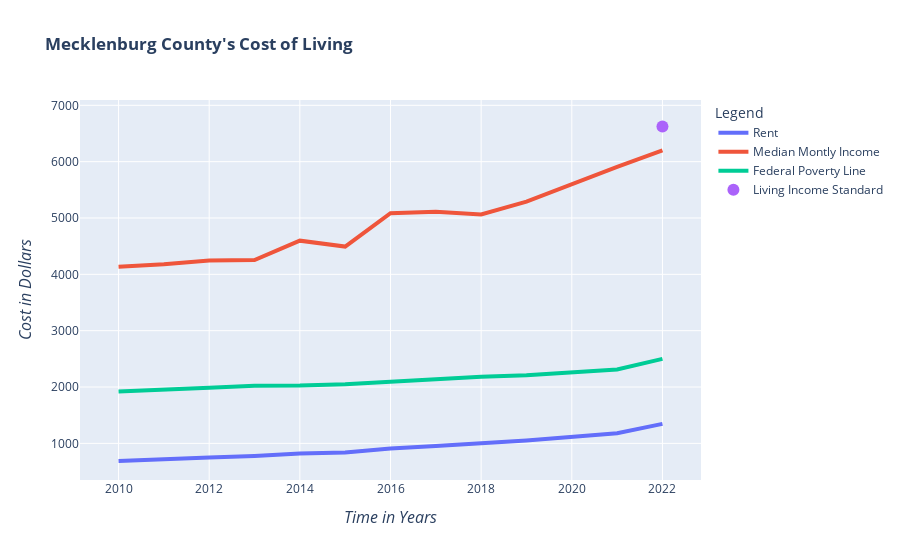

This figure's notebook cell:
### Code cell
import plotly.express as px
import pandas as pd
import plotly.graph_objects as go

df = pd.read_csv('median_living.csv')

year = df['Year']
rent = df['Rent']
monthly_income = df['Monthly Income']
federal_poverty = df['Federal Poverty']
lis = df['Livable Wage']

fig = go.Figure()
fig.add_trace(go.Scatter(x=year, y=rent,
                    mode='lines',
                    name='Rent'))
fig.add_trace(go.Scatter(x=year, y=monthly_income,
                    mode='lines',
                    name='Median Montly Income'))
fig.add_trace(go.Scatter(x=year, y=federal_poverty,
                    mode='lines', name='Federal Poverty Line'))
fig.add_trace(go.Scatter(x=year, y=lis,
                    mode='markers',
                    name='Living Income Standard'))
fig.update_layout(title="<b>Mecklenburg County's Cost of Living<b>",xaxis_title="<i>Time in Years<i>",
    yaxis_title="<i>Cost in Dollars<i>",
    legend_title="Legend",
    showlegend = True)
fig.update_traces(marker=dict(size=12, symbol="circle"),
    selector=dict(mode='markers'))
fig.update_traces(line={'width': 4})
fig.update_yaxes(title_font=dict(size=16))
fig.update_xaxes(title_font=dict(size=16))
fig.show()

### Figure 1 — Plotly figure (JSON) as saved in the notebook; plotly's stock layout.template omitted (floating-point values rounded to 4 significant figures)
{"data": [{"line": {"width": 4}, "mode": "lines", "name": "Rent", "type": "scatter", "x": [2010, 2011, 2012, 2013, 2014, 2015, 2016, 2017, 2018, 2019, 2021, 2022], "y": [687, 725, 750, 776, 819, 839, 908, 955, 999, 1051, 1181, 1346]}, {"line": {"width": 4}, "mode": "lines", "name": "Median Montly Income", "type": "scatter", "x": [2010, 2011, 2012, 2013, 2014, 2015, 2016, 2017, 2018, 2019, 2021, 2022], "y": [4135, 4181, 4246, 4253, 4598, 4493, 5085, 5113, 5064, 5291, 5906, 6200]}, {"line": {"width": 4}, "mode": "lines", "name": "Federal Poverty Line", "type": "scatter", "x": [2010, 2011, 2012, 2013, 2014, 2015, 2016, 2017, 2018, 2019, 2021, 2022], "y": [1921, 1963, 1988, 2021, 2025, 2050, 2092, 2146, 2184, 2208, 2313, 2500]}, {"line": {"width": 4}, "marker": {"size": 12, "symbol": "circle"}, "mode": "markers", "name": "Living Income Standard", "type": "scatter", "x": [2010, 2011, 2012, 2013, 2014, 2015, 2016, 2017, 2018, 2019, 2021, 2022], "y": [null, null, null, null, null, null, null, null, null, null, null, 6624]}], "layout": {"legend": {"title": {"text": "Legend"}}, "showlegend": true, "title": {"text": "<b>Mecklenburg County's Cost of Living<b>"}, "xaxis": {"title": {"font": {"size": 16}, "text": "<i>Time in Years<i>"}}, "yaxis": {"title": {"font": {"size": 16}, "text": "<i>Cost in Dollars<i>"}}}}
